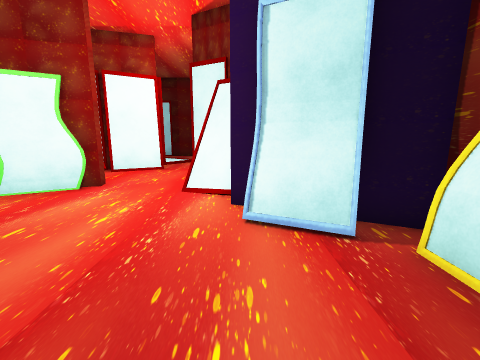
View 1 (above)

15 first-person views from a walk through a Unity game level. The camera is 1.5 m above the floor, tilts 10° down and sees 90° across. The floor is counted in squares, 1 m on a side. Each view is taken from the middle of a square. On the plan, view 1 faces up. The plan holds only what a view shows up to about 13 squares ahead; the rest is blank. The place goes on beyond the plan. The player character is not drawn.

View 2
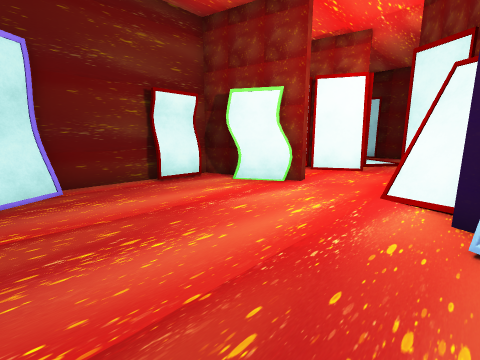

View 3
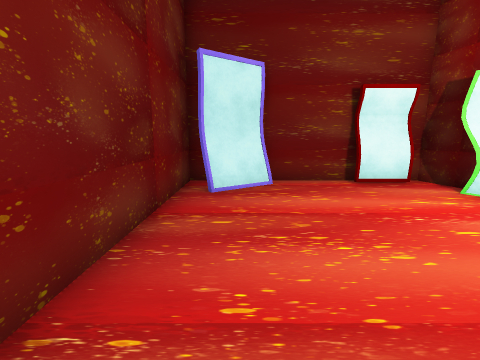

View 4
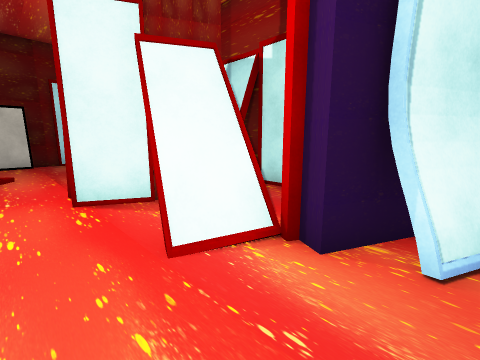

View 5
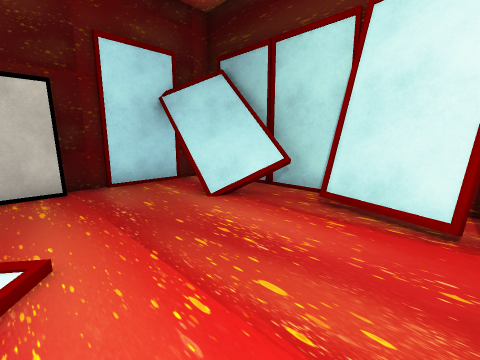

View 6
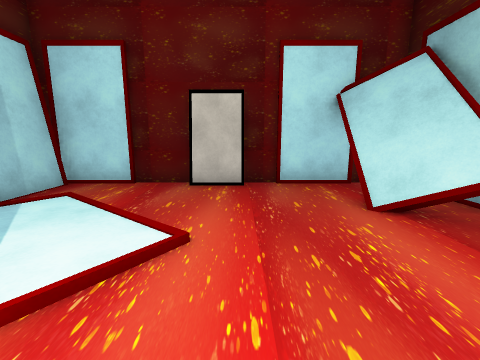

View 7
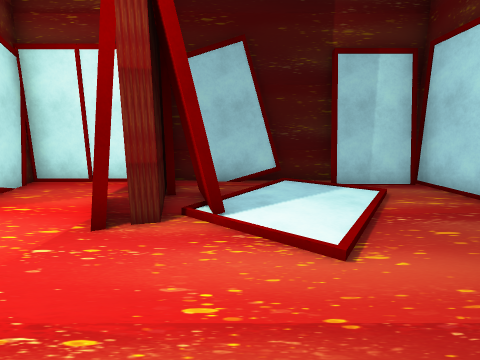

View 8
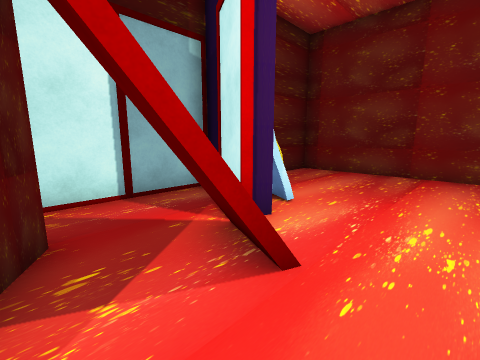

View 9
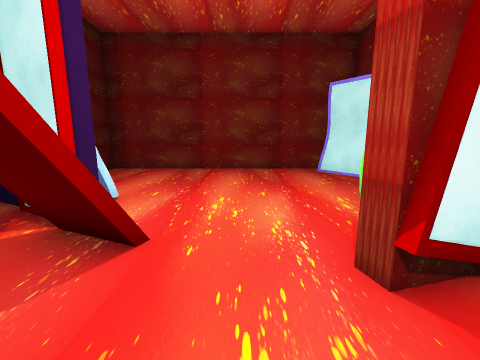

View 10
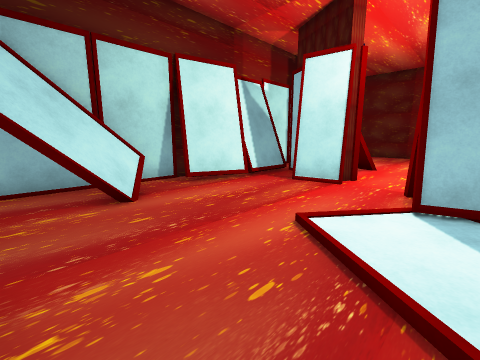

View 11
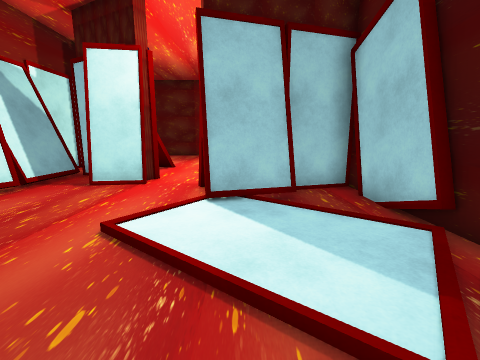

View 12
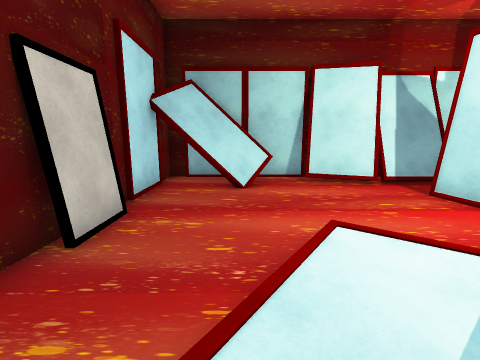

View 13
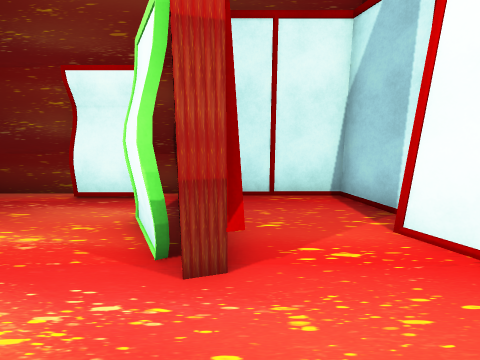

View 14
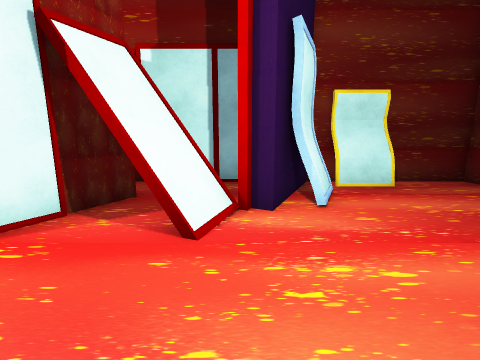

View 15
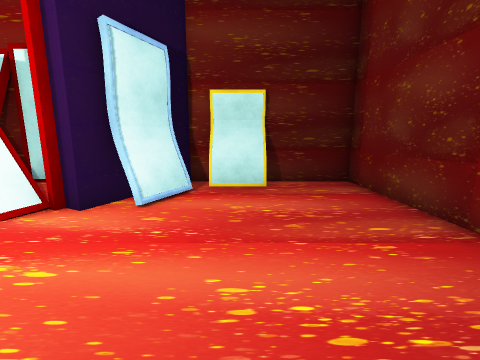

### Floor plan
Key: @ floor where view 1 was taken; # wall or solid block; . floor; / step, stairs or slope; M mirror; O other object.
Columns run from 9 left of view 1 to 3 right of it. Each row starts with its distance up from view 1.
 20  ##M#####MM##
 19  M........O.#
 18  M./......OOM
 17  M/./.....OO#
 16 #/   /.....OM
 15  M    /.....M
 14  #./ /.....O#
 13  #.OOO.....O#
 12  #M###.....O#
 11  M#OO..MMM.O#
 10  M.....#MM.O#
  9  #.......##O#
  8  M..M...OO .M
  7  ###O...OO..#
  6 ##.O.....####
  5  M.......#M##
  4  M.......OO##
  3 #...........#
  2 #...........O
  1  O..........#
  0  OO......@..#
 -1  #O.........#
 -2 #############

Positions as (right, up) in squares from view 1, and headings:
1: (0, 0), facing up
2: (0, 0), facing up-left
3: (0, 0), facing left
4: (-3, 4), facing up-right
5: (-3, 12), facing up-right
6: (-2, 12), facing up
7: (0, 14), facing left
8: (-3, 9), facing down-right
9: (-3, 10), facing down
10: (-5, 19), facing down-right
11: (-5, 19), facing down
12: (-7, 17), facing right
13: (-2, 8), facing left
14: (-5, 6), facing right
15: (-5, 2), facing right
